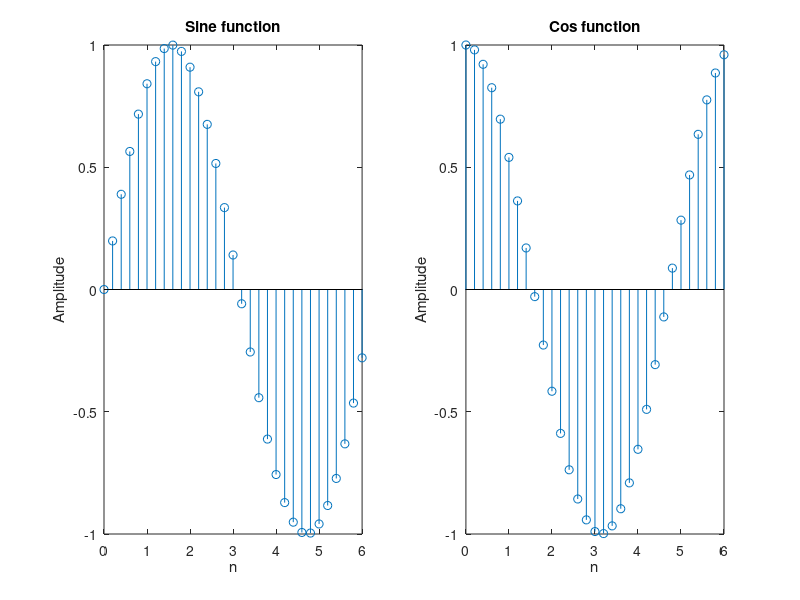

Source code (MATLAB):
figure ('Name','Sine and Cosine Discrete Signals','NumberTitle','off')

n = 6;
t = 0:0.2:n;
subplot(1,2,1);
y = sin(t);
stem(t,y);
ylabel('Amplitude');
xlabel('n');
title('Sine function');

n = 6;
t = 0:0.2:n;
subplot(1,2,2);
y = cos(t);
stem(t,y);
ylabel('Amplitude');
xlabel('n');
title('Cos function');